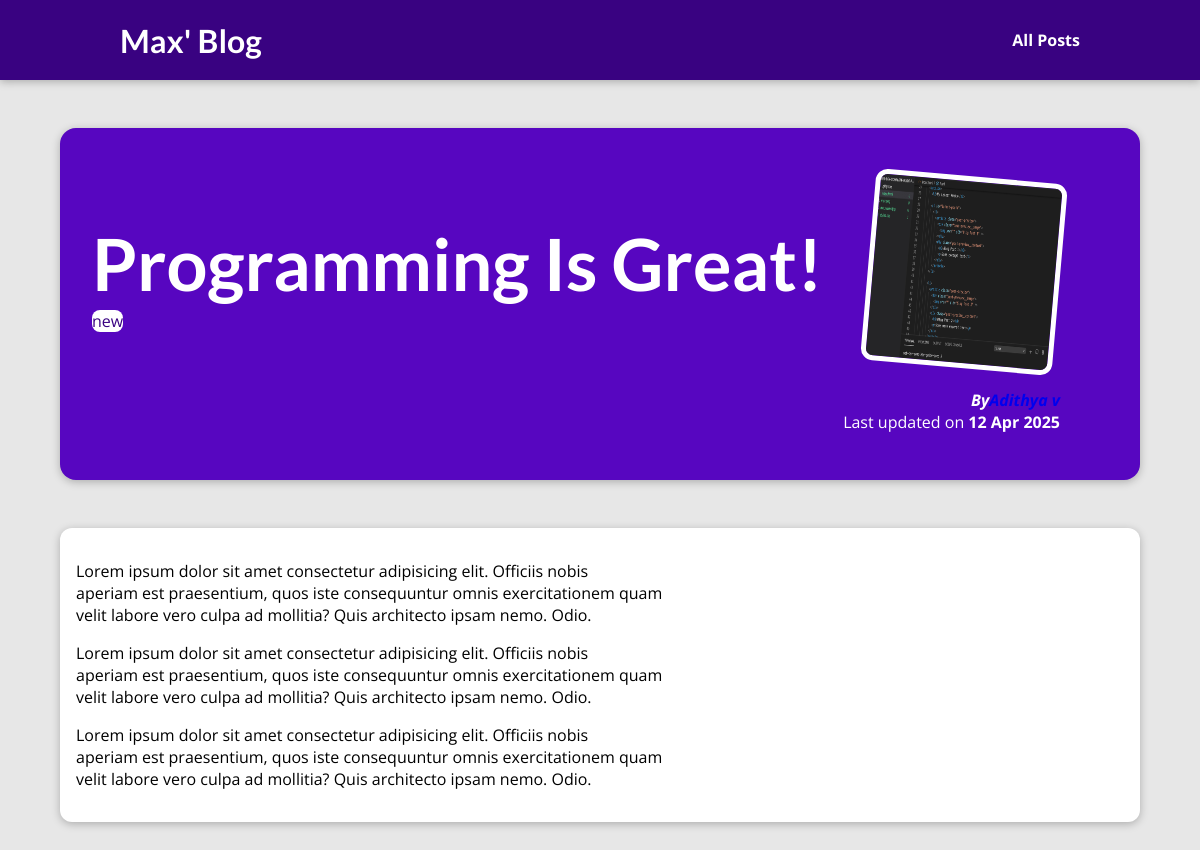
Page /posts/programming-is-fun on the committed database.
### blog/models.py (models this page shows, shortened)
class Post(models.Model):
    title=models.CharField(max_length=50)
    excerpt=models.CharField(max_length=200)
    image=models.ImageField(upload_to="posts",null=True)
    date=models.DateField(auto_now=True)
    slug=models.SlugField(unique=True,db_index=True)
    content=models.TextField(validators=[MinLengthValidator(10)])
    author=models.ForeignKey(Author,on_delete=models.SET_NULL,null=True,related_name="posts")
    tags=models.ManyToManyField(Tag)

class Tag(models.Model):
    caption=models.CharField(max_length=20)

class Author(models.Model):
    first_name=models.CharField(max_length=100)
    last_name=models.CharField(max_length=50)
    email_address=models.EmailField()
    def __str__(self):
        return f"{self.first_name} {self.last_name}"

### blog/views.py (the view)
# urls.py: path("posts/<slug:slug>", views.post_detail,
def post_detail(request, slug):
    identified_post =get_object_or_404(Post,slug=slug)
    return render(request, "blog/post-detail.html", {
      "post": identified_post,"post_tags":identified_post.tags.all()
    })

### blog/templates/blog/post-detail.html (shortened to what this page needs)
{% extends "base.html" %}
{% load static %}
{% block css_files %}
<link rel="stylesheet" href="{% static "blog/post-detail.css" %}" />
{% endblock %}
{% block content %}
<section id="summary">
  <h2>{{ post.title }}</h2>
  <div>{% for tag in post_tags %}
    <span class="tag">{{tag.caption}}</span>
      {% endfor %}
  </div>
  <article>
    <img src="{{post.image.url}}" alt="{{ post.title }}" />
    <address>By<a href="mailto:{{post.author.email_address}}">{{ post.author }}</a></address>
    <div>Last updated on <time>{{ post.date|date:"d M Y" }}</time></div>
  </article>
</section>
<main>
  {{ post.content|linebreaks }}
</main>
{% endblock %}

### static/app.css (style rules this page uses)
* { box-sizing: border-box; }
html { font-family: 'Open Sans', 'Lato', sans-serif; }
body { margin: 0; }
h1, h2, h3 { font-family: 'Lato', sans-serif; font-weight: bold; }

### blog/static/blog/post-detail.css (style rules this page uses)
body { background-color: #e7e7e7; }
#summary { margin: 8rem auto 3rem auto; padding: 2rem; width: 90%; max-width: 90rem; border-radius: 16px; background-color: #5706c0; position: relative; box-shadow: 0 2px 8px rgba(0, 0, 0, 0.25); height: 22rem; }
#summary h2 { color: white; font-size: 4.5rem; margin-bottom: 0.25rem; }
#summary article { position: absolute; top: 2rem; right: 3rem; padding: 1rem 2rem; border-radius: 12px; text-align: right; color: white; }
#summary article img { width: 12rem; height: 12rem; border-radius: 12px; transform: rotateZ(5deg); border: 5px solid white; margin-bottom: 1rem; }
#summary address { font-weight: bold; }
#summary a { colour: white; text-decoration: none; }
#summary time { font-weight: bold; }
main { width: 90%; max-width: 90rem; margin: 3rem auto; background-color: white; padding: 1rem; border-radius: 12px; box-shadow: 0 2px 8px rgba(0, 0, 0, 0.25); }
.tag { background-color: white; color: #390281; padding: 0.5rem 1 rem; border-radius: 8px; }

### rows in the picture
Post: title "Programming Is Great!", image (picture), author "Adithya v", date "12 Apr 2025", content "Lorem ipsum dolor sit amet consectetur adipisicing elit. Officiis nobis aperiam est praesentium, quos iste consequuntur omnis exercitationem quam velit labore vero culpa ad mollitia? Quis architecto ipsam nemo. Odio. Lorem ipsum dolor sit amet consectetur adipisicing elit. Officiis nobis aperiam est praesentium, quos iste consequuntur omnis exercitationem quam velit labore vero culpa ad mollitia? Quis architecto ipsam nemo. Odio. Lorem ipsum dolor sit amet consectetur adipisicing elit. Officiis nobis aperiam est praesentium, quos iste consequuntur omnis exercitationem quam velit labore vero culpa ad mollitia? Quis architecto ipsam nemo. Odio."
Tag: caption "new"
